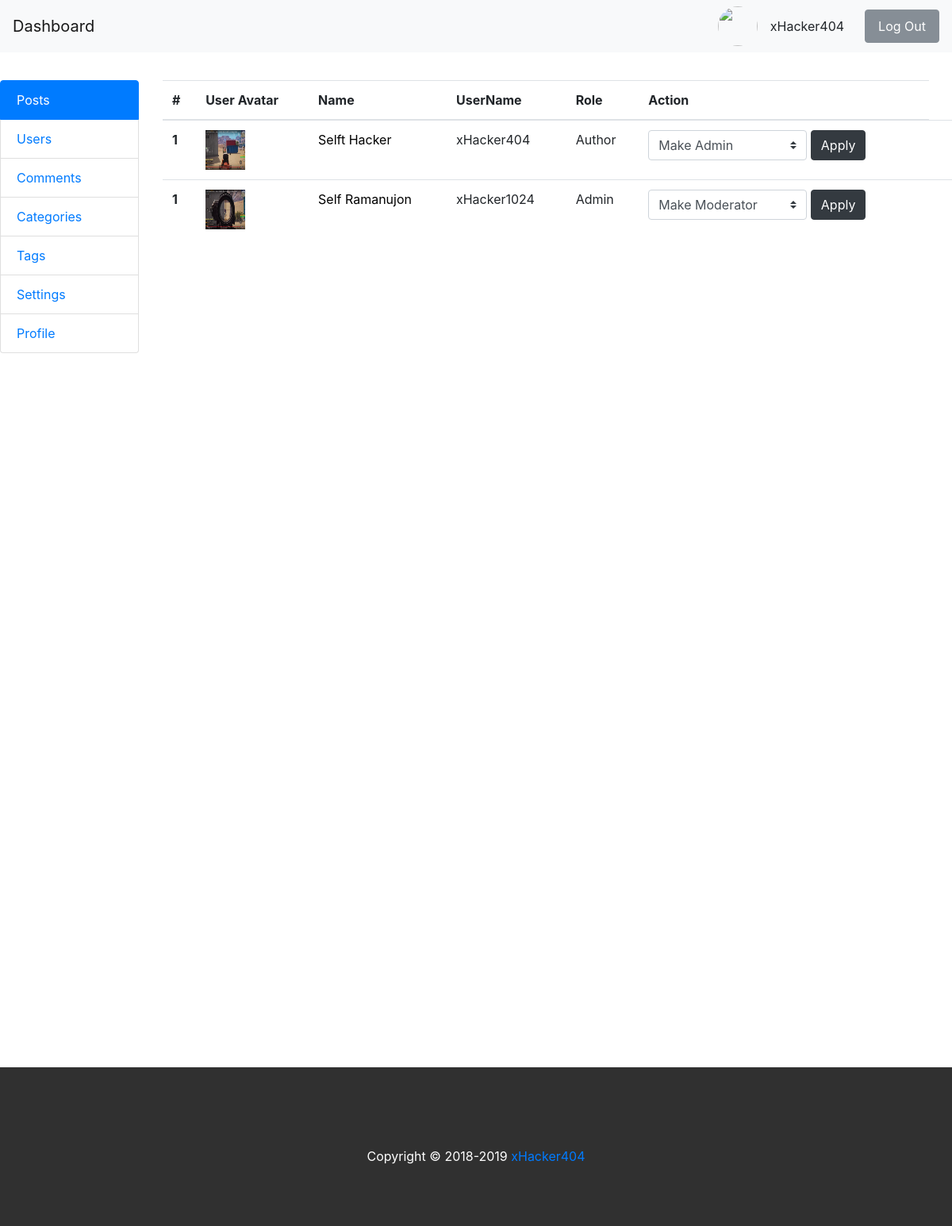
Page /backend/users/ on the committed database.
### blog/models.py (models this page shows, shortened)
class UserProfileInfo(models.Model):
    user = models.OneToOneField(User,on_delete=models.CASCADE)
    portfolio = models.URLField(blank=True)
    profile_pic = models.ImageField(upload_to='profile_pics', blank=True)

### backend/views.py (the view)
# urls.py: path('users/', views.users, name='users'),
def users(request):
    users = UserProfileInfo.objects.all()
    my_dict = {'users':users}
    return render(request, 'backend/users.html', context=my_dict)

### blog/context_processors.py (called while the page is built)
def post_widget(request):
    all_posts = Post.objects.filter(status='published').order_by('published_date')
    years = []
    tags = []
    categories = []
    for post in all_posts :
        year = post.published_date.year
        tag = post.tag
        category = post.category
        if year not in years:
            years.append(year)
        if tag not in tags:
            tags.append(tag)
        if category not in categories:
            categories.append(category)
    return {
    'all_posts':all_posts,
    'years':years,
    'tags':tags,
    'categories':categories
    }

### templates/backend/users.html (shortened to what this page needs)
<!DOCTYPE html>
{% extends 'backend/base.html'%}
{% block content %}
<div class="col-md-10" >
    <div class="post" style="height:1200px; overflow: scroll">
        <table class="table">
          <thead>
            <tr>
              <th scope="col">#</th>
              <th scope="col">User Avatar</th>
              <th scope="col">Name</th>
              <th scope="col">UserName</th>
              <th scope="col">Role</th>
              <th scope="col">Action</th>
            </tr>
          </thead>
          <tbody>
        {% if users %}
          {% for profile in users %}
          <tr>
            <th scope="row">1</th>
             <td style="width: auto"><img src="/media/{{profile.profile_pic}}" alt="xHacker404" width="50px" height="50px"> </td>
            <td> <a href="{% url 'backend:profile'%}">{{profile.user.first_name}} {{profile.user.last_name}}</a> </td>
            <td>{{profile.user.username}}</td>
            {% if profile.user.is_superuser %}
            <td>Admin</td>
            <td>
              <form action="{% url 'backend:moderate_user'%}" method="POST">
                <select name="action" class="custom-select" style="width:200px">
                  <option value="moderator">
                    Make Moderator
                  </option>
                </select>
              <button type="submit" class="btn btn-dark">Apply</a>
                  </form>
            </td>
            {% else %}
            <td> Author </td>
            <td>
              <form action="{% url 'backend:moderate_user'%}" method="POST">
                <select name="action" class="custom-select" style="width:200px">
                  <option value="admin">
                    Make Admin
                  </option>
                </select>
              <button type="submit" class="btn btn-dark">Apply</a>
              </form>
            </td>
            {% endif %}
            <td></td>
          </tr>
          {% endfor %}
        {% endif %}
          </tbody>
        </table>
    </div>
</div>
{% endblock %}

### static/css/style.css (style rules this page uses)
.post:first-child { margin-top:0px; }
.post { margin-top:40px; }
.post a { text-decoration: none; color: black; }

### rows in the picture
UserProfileInfo: profile_pic (picture), user.first_name "Selft", user.last_name "Hacker", user.username "xHacker404"
UserProfileInfo: profile_pic (picture), user.first_name "Self", user.last_name "Ramanujon", user.username "xHacker1024"
